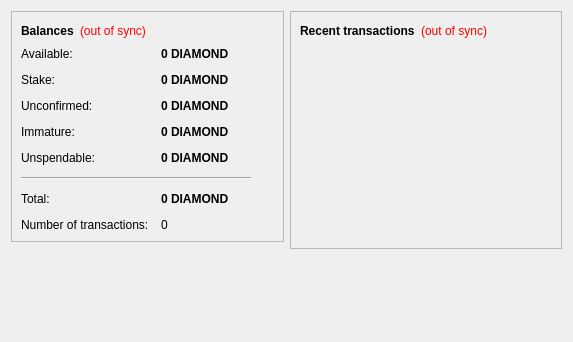
<?xml version="1.0" encoding="UTF-8"?>
<ui version="4.0">
 <class>OverviewPage</class>
 <widget class="QWidget" name="OverviewPage">
  <property name="geometry">
   <rect>
    <x>0</x>
    <y>0</y>
    <width>573</width>
    <height>342</height>
   </rect>
  </property>
  <property name="windowTitle">
   <string>Form</string>
  </property>
  <layout class="QHBoxLayout" name="horizontalLayout" stretch="1,1">
   <item>
    <layout class="QVBoxLayout" name="verticalLayout_2">
     <item>
      <widget class="QFrame" name="frame">
       <property name="frameShape">
        <enum>QFrame::StyledPanel</enum>
       </property>
       <property name="frameShadow">
        <enum>QFrame::Raised</enum>
       </property>
       <layout class="QVBoxLayout" name="verticalLayout_4">
        <item>
         <layout class="QHBoxLayout" name="horizontalLayout_4">
          <item>
           <widget class="QLabel" name="label_5">
            <property name="font">
             <font>
              <weight>75</weight>
              <bold>true</bold>
             </font>
            </property>
            <property name="text">
             <string>Balances</string>
            </property>
           </widget>
          </item>
          <item>
           <widget class="QLabel" name="labelWalletStatus">
            <property name="toolTip">
             <string>The displayed information may be out of date. Your wallet automatically synchronizes with the DIAMOND network after a connection is established, but this process has not completed yet.</string>
            </property>
            <property name="styleSheet">
             <string notr="true">QLabel { color: red; }</string>
            </property>
            <property name="text">
             <string notr="true">(out of sync)</string>
            </property>
            <property name="alignment">
             <set>Qt::AlignLeading|Qt::AlignLeft|Qt::AlignVCenter</set>
            </property>
           </widget>
          </item>
          <item>
           <spacer name="horizontalSpacer_2">
            <property name="orientation">
             <enum>Qt::Horizontal</enum>
            </property>
            <property name="sizeHint" stdset="0">
             <size>
              <width>40</width>
              <height>20</height>
             </size>
            </property>
           </spacer>
          </item>
         </layout>
        </item>
        <item>
         <layout class="QFormLayout" name="formLayout_2">
          <property name="fieldGrowthPolicy">
           <enum>QFormLayout::AllNonFixedFieldsGrow</enum>
          </property>
          <property name="horizontalSpacing">
           <number>12</number>
          </property>
          <property name="verticalSpacing">
           <number>12</number>
          </property>
          <item row="0" column="0">
           <widget class="QLabel" name="labelAvailableText">
            <property name="toolTip">
             <string>Your current available balance</string>
            </property>
            <property name="text">
             <string>Available:</string>
            </property>
           </widget>
          </item>
          <item row="0" column="1">
           <widget class="QLabel" name="labelAvailable">
            <property name="font">
             <font>
              <weight>75</weight>
              <bold>true</bold>
             </font>
            </property>
            <property name="cursor">
             <cursorShape>IBeamCursor</cursorShape>
            </property>
            <property name="toolTip">
             <string>Your current available balance</string>
            </property>
            <property name="text">
             <string notr="true">0 DIAMOND</string>
            </property>
            <property name="alignment">
             <set>Qt::AlignLeading|Qt::AlignLeft|Qt::AlignVCenter</set>
            </property>
            <property name="textInteractionFlags">
             <set>Qt::LinksAccessibleByMouse|Qt::TextSelectableByKeyboard|Qt::TextSelectableByMouse</set>
            </property>
           </widget>
          </item>
          <item row="1" column="0">
           <widget class="QLabel" name="label_6">
            <property name="toolTip">
             <string>Total of coins that was staked, and do not yet count toward the current balance</string>
            </property>
            <property name="text">
             <string>Stake:</string>
            </property>
           </widget>
          </item>
          <item row="1" column="1">
           <widget class="QLabel" name="labelStake">
            <property name="font">
             <font>
              <weight>75</weight>
              <bold>true</bold>
             </font>
            </property>
            <property name="cursor">
             <cursorShape>IBeamCursor</cursorShape>
            </property>
            <property name="toolTip">
             <string>Total of coins that was staked, and do not yet count toward the current balance</string>
            </property>
            <property name="text">
             <string notr="true">0 DIAMOND</string>
            </property>
            <property name="alignment">
             <set>Qt::AlignLeading|Qt::AlignLeft|Qt::AlignVCenter</set>
            </property>
            <property name="textInteractionFlags">
             <set>Qt::LinksAccessibleByMouse|Qt::TextSelectableByKeyboard|Qt::TextSelectableByMouse</set>
            </property>
           </widget>
          </item>
          <item row="2" column="0">
           <widget class="QLabel" name="label_3">
            <property name="toolTip">
             <string>Total of transactions that have yet to be confirmed, and do not yet count toward the current balance</string>
            </property>
            <property name="text">
             <string>Unconfirmed:</string>
            </property>
           </widget>
          </item>
          <item row="2" column="1">
           <widget class="QLabel" name="labelUnconfirmed">
            <property name="font">
             <font>
              <weight>75</weight>
              <bold>true</bold>
             </font>
            </property>
            <property name="cursor">
             <cursorShape>IBeamCursor</cursorShape>
            </property>
            <property name="toolTip">
             <string>Total of transactions that have yet to be confirmed, and do not yet count toward the current balance</string>
            </property>
            <property name="text">
             <string notr="true">0 DIAMOND</string>
            </property>
            <property name="alignment">
             <set>Qt::AlignLeading|Qt::AlignLeft|Qt::AlignVCenter</set>
            </property>
            <property name="textInteractionFlags">
             <set>Qt::LinksAccessibleByMouse|Qt::TextSelectableByKeyboard|Qt::TextSelectableByMouse</set>
            </property>
           </widget>
          </item>
          <item row="3" column="0">
           <widget class="QLabel" name="labelImmatureText">
            <property name="toolTip">
             <string>Mined balance that has not yet matured</string>
            </property>
            <property name="text">
             <string>Immature:</string>
            </property>
           </widget>
          </item>
          <item row="3" column="1">
           <widget class="QLabel" name="labelImmature">
            <property name="font">
             <font>
              <weight>75</weight>
              <bold>true</bold>
             </font>
            </property>
            <property name="toolTip">
             <string>Mined balance that has not yet matured</string>
            </property>
            <property name="text">
             <string notr="true">0 DIAMOND</string>
            </property>
            <property name="alignment">
             <set>Qt::AlignLeading|Qt::AlignLeft|Qt::AlignVCenter</set>
            </property>
            <property name="textInteractionFlags">
             <set>Qt::LinksAccessibleByMouse|Qt::TextSelectableByKeyboard|Qt::TextSelectableByMouse</set>
            </property>
           </widget>
          </item>
          <item row="4" column="0">
           <widget class="QLabel" name="labelBalanceWatchOnlyText">
            <property name="toolTip">
             <string>Your unspendable balance</string>
            </property>
            <property name="text">
             <string>Unspendable:</string>
            </property>
           </widget>
          </item>
          <item row="4" column="1">
           <widget class="QLabel" name="labelBalanceWatchOnly">
            <property name="font">
             <font>
              <weight>75</weight>
              <bold>true</bold>
             </font>
            </property>
            <property name="cursor">
             <cursorShape>IBeamCursor</cursorShape>
            </property>
            <property name="toolTip">
             <string>Your unspendable balance</string>
            </property>
            <property name="text">
             <string notr="true">0 DIAMOND</string>
            </property>
            <property name="alignment">
             <set>Qt::AlignLeading|Qt::AlignLeft|Qt::AlignVCenter</set>
            </property>
            <property name="textInteractionFlags">
             <set>Qt::LinksAccessibleByMouse|Qt::TextSelectableByKeyboard|Qt::TextSelectableByMouse</set>
            </property>
           </widget>
          </item>
          <item row="5" column="0" colspan="2">
           <widget class="Line" name="line">
            <property name="maximumSize">
             <size>
              <width>230</width>
              <height>16777215</height>
             </size>
            </property>
            <property name="orientation">
             <enum>Qt::Horizontal</enum>
            </property>
           </widget>
          </item>
          <item row="6" column="0">
           <widget class="QLabel" name="labelTotalText">
            <property name="toolTip">
             <string>Your current total balance</string>
            </property>
            <property name="text">
             <string>Total:</string>
            </property>
           </widget>
          </item>
          <item row="6" column="1">
           <widget class="QLabel" name="labelTotal">
            <property name="font">
             <font>
              <weight>75</weight>
              <bold>true</bold>
             </font>
            </property>
            <property name="toolTip">
             <string>Your current total balance</string>
            </property>
            <property name="text">
             <string notr="true">0 DIAMOND</string>
            </property>
            <property name="alignment">
             <set>Qt::AlignLeading|Qt::AlignLeft|Qt::AlignVCenter</set>
            </property>
            <property name="textInteractionFlags">
             <set>Qt::LinksAccessibleByMouse|Qt::TextSelectableByKeyboard|Qt::TextSelectableByMouse</set>
            </property>
           </widget>
          </item>
          <item row="7" column="0">
           <widget class="QLabel" name="label_2">
            <property name="toolTip">
             <string>Total number of transactions in wallet</string>
            </property>
            <property name="text">
             <string>Number of transactions:</string>
            </property>
           </widget>
          </item>
          <item row="7" column="1">
           <widget class="QLabel" name="labelNumTransactions">
            <property name="toolTip">
             <string>Total number of transactions in wallet</string>
            </property>
            <property name="text">
             <string notr="true">0</string>
            </property>
           </widget>
          </item>
         </layout>
        </item>
       </layout>
      </widget>
     </item>
     <item>
      <spacer name="verticalSpacer">
       <property name="orientation">
        <enum>Qt::Vertical</enum>
       </property>
       <property name="sizeHint" stdset="0">
        <size>
         <width>20</width>
         <height>40</height>
        </size>
       </property>
      </spacer>
     </item>
    </layout>
   </item>
   <item>
    <layout class="QVBoxLayout" name="verticalLayout_3">
     <item>
      <widget class="QFrame" name="frame_2">
       <property name="frameShape">
        <enum>QFrame::StyledPanel</enum>
       </property>
       <property name="frameShadow">
        <enum>QFrame::Raised</enum>
       </property>
       <layout class="QVBoxLayout" name="verticalLayout">
        <item>
         <layout class="QHBoxLayout" name="horizontalLayout_2">
          <item>
           <widget class="QLabel" name="label_4">
            <property name="text">
             <string>&lt;b&gt;Recent transactions&lt;/b&gt;</string>
            </property>
           </widget>
          </item>
          <item>
           <widget class="QLabel" name="labelTransactionsStatus">
            <property name="toolTip">
             <string>The displayed information may be out of date. Your wallet automatically synchronizes with the DIAMOND network after a connection is established, but this process has not completed yet.</string>
            </property>
            <property name="styleSheet">
             <string notr="true">QLabel { color: red; }</string>
            </property>
            <property name="text">
             <string notr="true">(out of sync)</string>
            </property>
            <property name="alignment">
             <set>Qt::AlignRight|Qt::AlignTrailing|Qt::AlignVCenter</set>
            </property>
           </widget>
          </item>
          <item>
           <spacer name="horizontalSpacer">
            <property name="orientation">
             <enum>Qt::Horizontal</enum>
            </property>
            <property name="sizeHint" stdset="0">
             <size>
              <width>40</width>
              <height>20</height>
             </size>
            </property>
           </spacer>
          </item>
         </layout>
        </item>
        <item>
         <widget class="QListView" name="listTransactions">
          <property name="styleSheet">
           <string notr="true">QListView { background: transparent; }</string>
          </property>
          <property name="frameShape">
           <enum>QFrame::NoFrame</enum>
          </property>
          <property name="verticalScrollBarPolicy">
           <enum>Qt::ScrollBarAlwaysOff</enum>
          </property>
          <property name="horizontalScrollBarPolicy">
           <enum>Qt::ScrollBarAlwaysOff</enum>
          </property>
          <property name="selectionMode">
           <enum>QAbstractItemView::NoSelection</enum>
          </property>
         </widget>
        </item>
       </layout>
      </widget>
     </item>
     <item>
      <spacer name="verticalSpacer_2">
       <property name="orientation">
        <enum>Qt::Vertical</enum>
       </property>
       <property name="sizeHint" stdset="0">
        <size>
         <width>20</width>
         <height>40</height>
        </size>
       </property>
      </spacer>
     </item>
    </layout>
   </item>
  </layout>
 </widget>
 <resources/>
 <connections/>
</ui>
